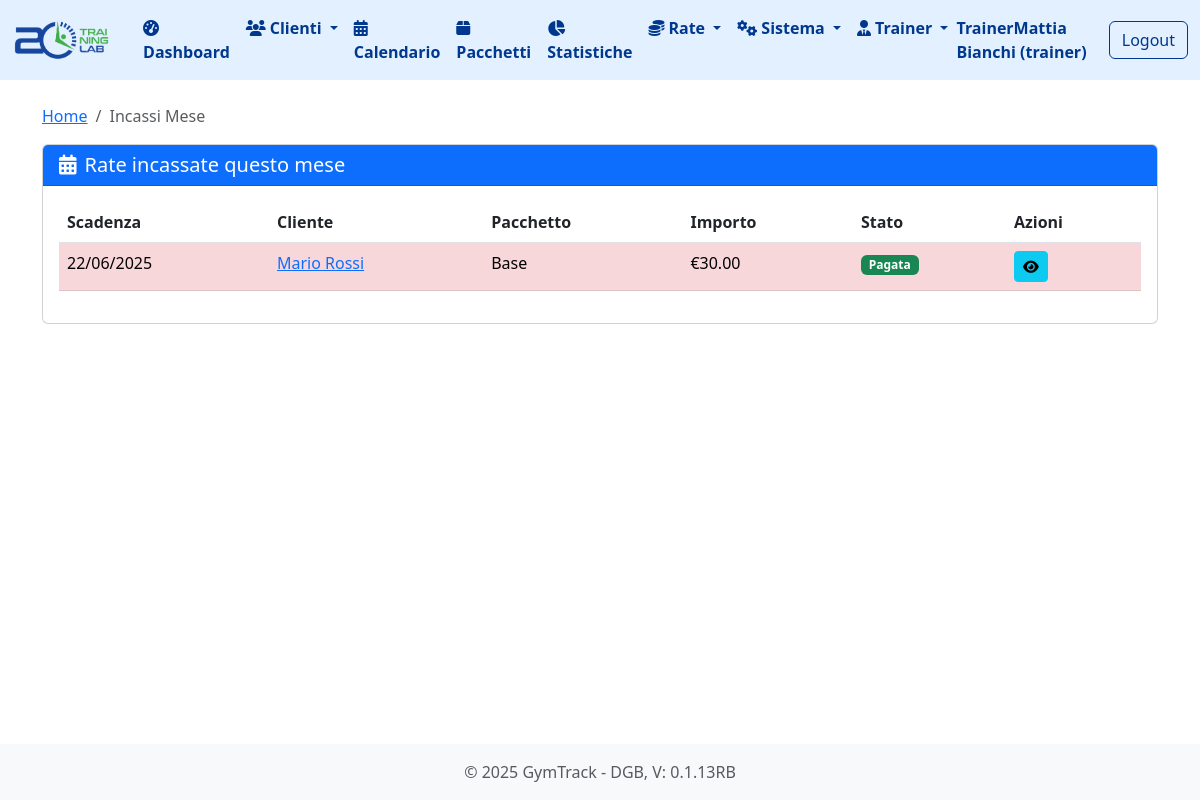
Screenshot of /incassi_mese (signed in) with the database file from the repository.
### tables this page shows
CREATE TABLE utenti (
                id INTEGER PRIMARY KEY AUTOINCREMENT,
                nome TEXT NOT NULL,
                cognome TEXT NOT NULL,
                email TEXT UNIQUE NOT NULL,
                password TEXT NOT NULL,
                ruolo TEXT NOT NULL DEFAULT 'staff',
                attivo BOOLEAN NOT NULL DEFAULT 1,
                data_creazione TIMESTAMP DEFAULT CURRENT_TIMESTAMP
            );

CREATE TABLE "rate" (
                    id INTEGER PRIMARY KEY AUTOINCREMENT,
                    abbonamento_id INTEGER NOT NULL,
                    importo DECIMAL(10,2) NOT NULL,
                    data_scadenza DATE NOT NULL,
                    data_pagamento DATE,
                    pagato BOOLEAN DEFAULT 0,
                    numero_rata INTEGER NOT NULL DEFAULT 1, sede_id INTEGER DEFAULT 1, metodo_pagamento TEXT,
                    FOREIGN KEY (abbonamento_id) REFERENCES abbonamenti (id)
                );

CREATE TABLE "pacchetti" (
    id INTEGER PRIMARY KEY AUTOINCREMENT,
    nome TEXT NOT NULL,
    descrizione TEXT,
    prezzo REAL NOT NULL,
    numero_lezioni INTEGER NOT NULL,
    durata_giorni INTEGER, -- ora può essere NULL
    attivo BOOLEAN NOT NULL DEFAULT 1,
    pagamento_unico BOOLEAN NOT NULL DEFAULT 0
, sede_id INTEGER DEFAULT 1, data_scadenza DATE DEFAULT NULL);

### routes/statistiche.py (the view, shortened to what this page needs)
@stats_bp.route('/incassi_mese')
@login_required
def incassi_mese():
    user_role = session.get('user_role')
    user_email = session.get('user_email')
    sede_ids = []
    if user_role == 'sede':
        sede = db.get_sede_by_email(user_email)
        if sede:
            sede_ids.append(sede['id'])
    elif user_role == 'trainer':
        sede = db.get_sede_by_trainer_email(user_email)
        if sede:
            sede_ids.append(sede['id'])
    elif user_role == 'societa':
        societa = db.get_societa_by_email(user_email)
        if societa:
            sedi = db.get_sedi_by_societa(societa['id'])
            sede_ids.extend([sede['id'] for sede in sedi])
    elif user_role == 'area manager':
        societa = db.get_societa_by_area_manager_email(user_email)
        for company in societa:
            sedi = db.get_sedi_by_societa(company['id'])
            sede_ids.extend([sede['id'] for sede in sedi])
    sede_ids = [sede_id for sede_id in sede_ids if sede_id is not None]
    rate = db.get_rate_incassate_mese(sede_ids)
    oggi = date.today()
    return render_template('incassi_mese.html', rate=rate, oggi=oggi)

### app.py (called while the page is built)
@app.before_request
def setup():
    db.init_db()
    db.create_user_tables()
    g.hierarchy = db.build_hierarchy(session.get('user_role'), session.get('user_email'))

@app.template_filter('to_date')
def to_date_filter(date_str):
    if not date_str:
        return None
    return datetime.strptime(date_str, '%Y-%m-%d').date()

@app.template_filter('format_date')
def format_date_filter(date):
    if isinstance(date, str):
        try:
            date = datetime.strptime(date, '%Y-%m-%d')
        except ValueError:
            return date  # Ritorna la stringa originale se non può essere convertita
    try:
        return date.strftime('%d/%m/%Y')
    except AttributeError:
        return date  # Ritorna il valore originale se non può essere formattato

### database.py (called while the page is built, shortened)
def get_db_connection():
    conn = sqlite3.connect(DATABASE_PATH)
    conn.row_factory = sqlite3.Row
    return conn

def init_db():
    if os.path.exists(DATABASE_PATH):
        return

def get_user_by_email(email):
    conn = get_db_connection()
    try:
        query = 'SELECT * FROM utenti WHERE email = ?'
        user = conn.execute(query, (email,)).fetchone()
        return dict(user) if user else None
    finally:
        conn.close()

def get_sede_by_trainer_email(email):
    conn = get_db_connection()
    trainer = conn.execute('SELECT * FROM trainer WHERE email = ?', (email,)).fetchone()
    if trainer:
        sede = conn.execute('SELECT * FROM sede WHERE id = ?', (trainer['sede_id'],)).fetchone()
    else:
        sede = None
    conn.close()
    return sede

### utils/auth.py (called while the page is built)
def login_required(f):
    @wraps(f)
    def decorated_function(*args, **kwargs):
        if 'user_id' not in session:
            flash('Devi effettuare il login per accedere a questa pagina', 'danger')
            return redirect(url_for('auth.login'))
        return f(*args, **kwargs)
    return decorated_function

### templates/incassi_mese.html (shortened to what this page needs)
{% extends 'base.html' %}
{% block content %}
<nav aria-label="breadcrumb">
        <ol class="breadcrumb">
            <li class="breadcrumb-item"><a href="{{ url_for('index') }}">Home</a></li>
            <li class="breadcrumb-item active">Incassi Mese</a></li>
        </ol>
</nav>
<div class="card">
    <div class="card-header bg-primary text-white">
        <h5 class="card-title mb-0">
            <i class="fas fa-calendar-alt me-2"></i>Rate incassate questo mese
        </h5>
    </div>
    <div class="card-body">
        {% if rate %}
            <div class="table-responsive">
                <table class="table table-hover">
                    <thead>
                        <tr>
                            <th>Scadenza</th>
                            <th>Cliente</th>
                            <th>Pacchetto</th>
                            <th>Importo</th>
                            <th>Stato</th>
                            <th>Azioni</th>
                        </tr>
                    </thead>
                    <tbody>
                        {% for rata in rate %}
                            <tr class="{{ 'table-danger' if rata.data_scadenza|to_date < oggi }}">
                                <td>{{ rata.data_scadenza|format_date }}</td>
                                <td>
                                    <a href="{{ url_for('clienti.dettaglio_cliente', cliente_id=rata.cliente_id) }}">
                                        {{ rata.nome_cliente }}
                                    </a>
                                </td>
                                <td>{{ rata.tipo_pacchetto }}</td>
                                <td>€{{ "%.2f"|format(rata.importo) }}</td>
                                <td>
                                    {%if rata.pagato %}
                                        <span class="badge bg-success">Pagata</span>
                                    {% else %}
                                        {% if rata.data_scadenza|to_date < oggi%}
                                            <span class="badge bg-danger">Scaduta</span>
                                        {% else %}
                                            <span class="badge bg-warning">In Scadenza</span>
                                        {% endif %}
                                    {% endif %}
                                </td>
                                <td>
                                    <a href="{{ url_for('abbonamenti.dettaglio_abbonamento', abbonamento_id=rata.abbonamento_id) }}"
                                       class="btn btn-sm btn-info" title="Dettagli">
                                        <i class="fas fa-eye"></i>
                                    </a>
                                </td>
                            </tr>
                        {% endfor %}
                    </tbody>
                </table>
            </div>
        {% else %}
            <div class="alert alert-info">
                <i class="fas fa-info-circle me-2"></i>Non ci sono rate incassate.
            </div>
        {% endif %}
    </div>
</div>
{% endblock %}

### templates/base.html (shortened to what this page needs)
<!DOCTYPE html>
<html lang="it">
<head>
    <link rel="stylesheet" href="https://cdnjs.cloudflare.com/ajax/libs/bootstrap/5.3.0/css/bootstrap.min.css">
    <link rel="stylesheet" href="https://cdnjs.cloudflare.com/ajax/libs/font-awesome/6.4.0/css/all.min.css">
    <link href="https://cdn.jsdelivr.net/npm/fullcalendar@5.11.3/main.min.css" rel="stylesheet">
</head>
<body>
    <nav class="navbar navbar-expand-lg navbar-light" style="background-color: #e3f0ff;">
        <div class="container-fluid">
            <a class="navbar-brand" href="{{ url_for('index') }}">
                <img src="{{ url_for('static', filename='images/logo.png') }}" alt="GymTrack" style="height:42px; width:auto; margin-right:8px; vertical-align:middle;">
            </a>
            <div class="collapse navbar-collapse" id="navbarNav">
                <ul class="navbar-nav">
                    <li class="nav-item">
                        <a class="nav-link text-primary fw-bold {% if request.path == url_for('index') %}active{% endif %}" href="{{ url_for('index') }}">
                            <i class="fas fa-tachometer-alt me-1"></i>Dashboard
                        </a>
                    </li>
                    <li class="nav-item dropdown">
                        <a class="nav-link text-primary fw-bold dropdown-toggle {% if '/clienti' in request.path %}active{% endif %}" href="#" role="button" data-bs-toggle="dropdown">
                            <i class="fas fa-users me-1"></i>Clienti
                        </a>
                    </li>
                    <li class="nav-item">
                        <a class="nav-link text-primary fw-bold {% if request.path == url_for('appuntamenti.trainer_calendar') %}active{% endif %}" href="{{ url_for('appuntamenti.trainer_calendar') }}">
                            <i class="fas fa-calendar-alt me-1"></i>Calendario
                        </a>
                    </li>
                    <li class="nav-item">
                        <a class="nav-link text-primary fw-bold {% if '/pacchetti' in request.path %}active{% endif %}" href="{{ url_for('pacchetti.lista_pacchetti') }}">
                            <i class="fas fa-box me-1"></i>Pacchetti
                        </a>
                    </li>
                    <li class="nav-item">
                        <a class="nav-link text-primary fw-bold {% if '/statistiche' in request.path %}active{% endif %}" href="{{ url_for('stats.statistiche') }}">
                            <i class="fas fa-chart-pie me-1"></i>Statistiche
                        </a>
                    </li>
                    <li class="nav-item dropdown">
                        <a class="nav-link text-primary fw-bold dropdown-toggle {% if request.path == url_for('rate.calendario') or request.path == url_for('rate.scadenziario') %}active{% endif %}"
                           href="#"
                           role="button"
                           data-bs-toggle="dropdown">
                            <i class="fas fa-coins me-1"></i>Rate
                        </a>
                    </li>
                    <li class="nav-item dropdown">
                        <a class="nav-link text-primary fw-bold dropdown-toggle {% if request.path == url_for('gerarchie.hierarchy') or request.path == url_for('gerarchie.all_utenti') %}active{% endif %}"
                           href="#"
                           role="button"
                           data-bs-toggle="dropdown">
                            <i class="fas fa-cogs me-1"></i>Sistema
                        </a>
                    </li>
                    <li class="nav-item dropdown">
                        <a class="nav-link text-primary fw-bold dropdown-toggle {% if '/trainer' in request.path %}active{% endif %}" href="#" role="button" data-bs-toggle="dropdown">
                            <i class="fas fa-user-tie me-1"></i>Trainer
                        </a>
                    </li>
                </ul>
                <div class="ms-auto d-flex align-items-center">
                    {% if session.user_name %}
                        <span class="navbar-text text-primary fw-bold me-3">
                            {{ session.user_name }} ({{ session.user_role }})
                        </span>
                        <a href="{{ url_for('auth.logout') }}" class="btn btn-outline-primary">Logout</a>
                    {% endif %}
                </div>
            </div>
        </div>
    </nav>
    <div class="container mt-4 mb-5">
        {% block content %}{% endblock %}
    </div>
    <footer class="footer mt-auto py-3 bg-light fixed-bottom">
        <div class="container text-center">
            <span class="text-muted">© 2025 GymTrack - DGB, V: 0.1.13RB</span>
        </div>
    </footer>
</body>
</html>

### templates/base.html (style rules this page uses)
.navbar .nav-link, .navbar .dropdown-item, .navbar .navbar-brand, .navbar .navbar-text, .navbar .btn-outline-primary { color: #00388E !important; border-color: #00388E !important; }

### rows the page displays
utenti: user_role "trainer"
rate: data_scadenza "22/06/2025", nome_cliente "Mario Rossi", tipo_pacchetto "Base", importo "30.00", pagato "Pagata"

### other values shown
{{ session.user_name }} "TrainerMattia Bianchi"
